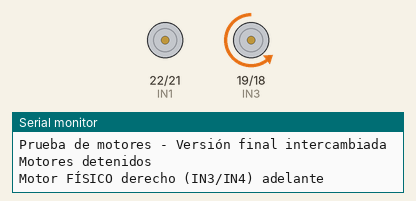
This sketch was run on a simulated ESP32. On the bench: motor-driver pin pairs drawn as motors (green arrow = first pin HIGH = forward, orange = second pin HIGH = backward, longer = more drive, scaled by the enable pin), the last lines printed to the serial monitor.

Above: at 0.1 s.
At 13.1 s:
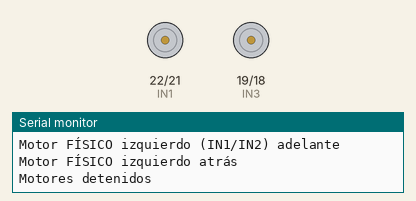
At 23.1 s:
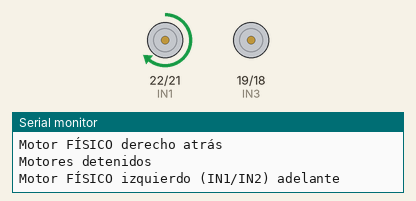
At 35.1 s:
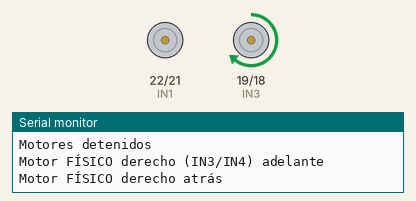
Timing chart, 0 to 40.0 s (numbered marks = the images above):
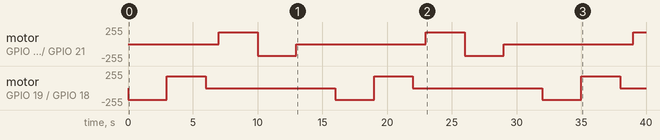

Measured:
- by itself, motor on GPIO 19 (IN3) / GPIO 18 (IN4): repeats every 16.0 s: forward 179/255 3.0 s, stopped 10.0 s, backward 179/255 3.0 s
- by itself, motor on GPIO 22 (IN1) / GPIO 21 (IN2): stopped → forward 179/255 at 7.0 s, → backward 179/255 3.0 s later, → stopped 3.0 s later, → forward 179/255 10.0 s later, … (7 changes in this stretch)

The sketch:

test1.ino
```cpp
// Pines del L298N - CON MOTORES INTERCAMBIADOS
const int IN1 = 22;  // Ahora controla el motor FÍSICO IZQUIERDO
const int IN2 = 21;
const int IN3 = 19;  // Ahora controla el motor FÍSICO DERECHO
const int IN4 = 18;
const int enA = 5;   // PWM para motor FÍSICO IZQUIERDO
const int enB = 23;  // PWM para motor FÍSICO DERECHO

// Configuración PWM
const int freq = 5000;     // Frecuencia en Hz
const int resolution = 8;  // 8 bits (0-255)
const int testSpeed = 180; // Velocidad de prueba (100-255)

void setup() {
  Serial.begin(115200);
  Serial.println("Prueba de motores - Versión final intercambiada");

  // Configurar pines
  pinMode(IN1, OUTPUT);
  pinMode(IN2, OUTPUT);
  pinMode(IN3, OUTPUT);
  pinMode(IN4, OUTPUT);

  // Configurar PWM
  ledcAttach(enA, freq, resolution);
  ledcAttach(enB, freq, resolution);

  stopAllMotors();
}

void loop() {
  testPhysicalRightWheel(); // Controla el motor FÍSICO derecho (pines IN3/IN4)
  testPhysicalLeftWheel();  // Controla el motor FÍSICO izquierdo (pines IN1/IN2)
  delay(2000);
}

// Control del motor FÍSICO derecho (con polaridad corregida)
void testPhysicalRightWheel() {
  Serial.println("Motor FÍSICO derecho (IN3/IN4) adelante");
  digitalWrite(IN3, LOW);   // Polaridad que ya funcionaba
  digitalWrite(IN4, HIGH);
  ledcWrite(enB, testSpeed); // Usa enB para el motor derecho
  delay(3000);

  Serial.println("Motor FÍSICO derecho atrás");
  digitalWrite(IN3, HIGH);
  digitalWrite(IN4, LOW);
  ledcWrite(enB, testSpeed);
  delay(3000);

  stopAllMotors();
  delay(1000);
}

// Control del motor FÍSICO izquierdo (con polaridad corregida)
void testPhysicalLeftWheel() {
  Serial.println("Motor FÍSICO izquierdo (IN1/IN2) adelante");
  digitalWrite(IN1, HIGH);  // Polaridad que ya funcionaba
  digitalWrite(IN2, LOW);
  ledcWrite(enA, testSpeed); // Usa enA para el motor izquierdo
  delay(3000);

  Serial.println("Motor FÍSICO izquierdo atrás");
  digitalWrite(IN1, LOW);
  digitalWrite(IN2, HIGH);
  ledcWrite(enA, testSpeed);
  delay(3000);

  stopAllMotors();
  delay(1000);
}

void stopAllMotors() {
  digitalWrite(IN1, LOW);
  digitalWrite(IN2, LOW);
  digitalWrite(IN3, LOW);
  digitalWrite(IN4, LOW);
  ledcWrite(enA, 0);
  ledcWrite(enB, 0);
  Serial.println("Motores detenidos");
}
```
